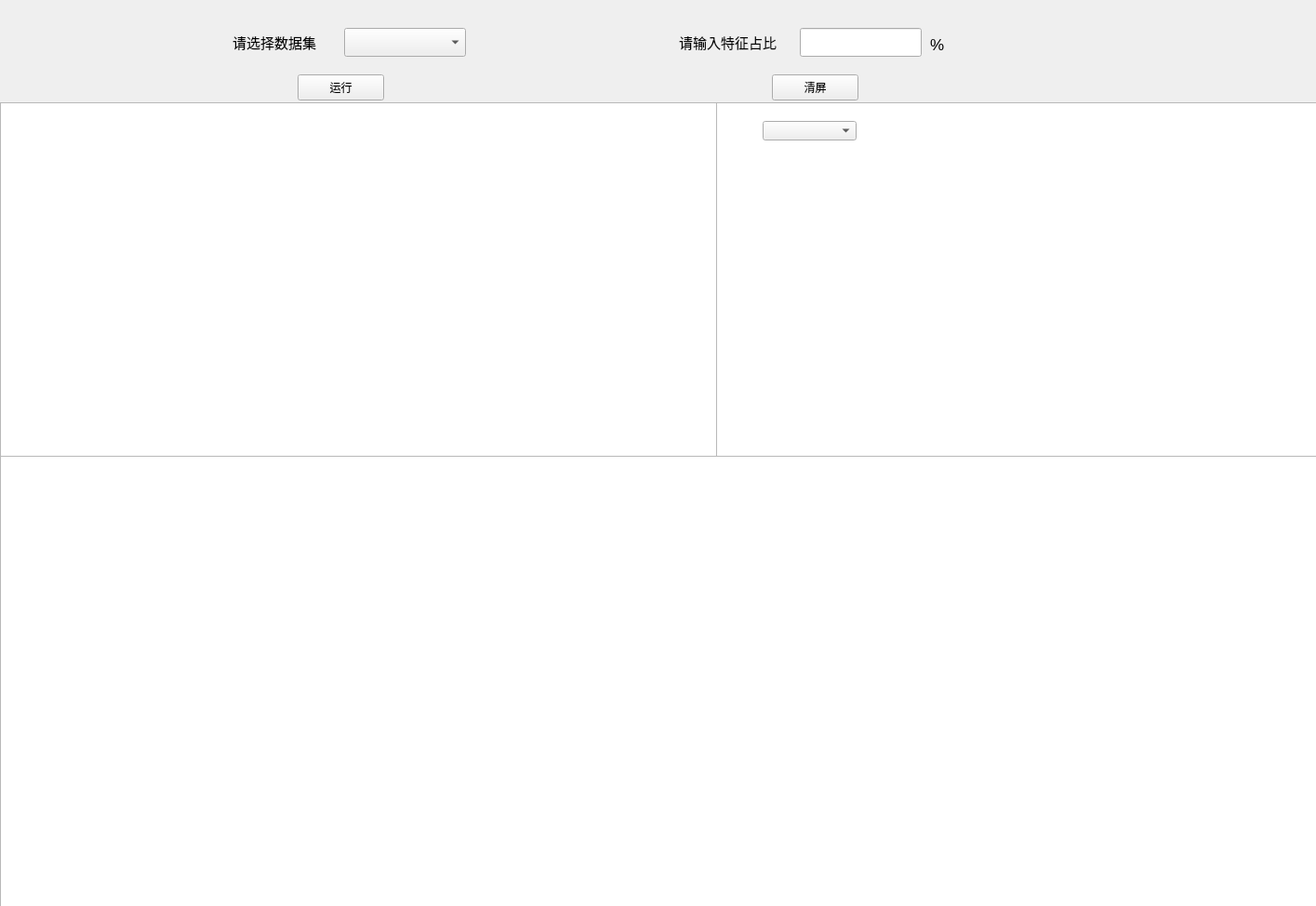
<?xml version="1.0" encoding="UTF-8"?>
<ui version="4.0">
 <class>EFS</class>
 <widget class="QWidget" name="EFS">
  <property name="geometry">
   <rect>
    <x>0</x>
    <y>0</y>
    <width>1415</width>
    <height>974</height>
   </rect>
  </property>
  <property name="windowTitle">
   <string>EFS-GINI</string>
  </property>
  <widget class="QLabel" name="label">
   <property name="geometry">
    <rect>
     <x>250</x>
     <y>30</y>
     <width>111</width>
     <height>31</height>
    </rect>
   </property>
   <property name="font">
    <font>
     <pointsize>11</pointsize>
    </font>
   </property>
   <property name="text">
    <string>请选择数据集</string>
   </property>
  </widget>
  <widget class="QComboBox" name="comboBox">
   <property name="geometry">
    <rect>
     <x>370</x>
     <y>30</y>
     <width>131</width>
     <height>31</height>
    </rect>
   </property>
  </widget>
  <widget class="QLabel" name="label_2">
   <property name="geometry">
    <rect>
     <x>730</x>
     <y>30</y>
     <width>131</width>
     <height>31</height>
    </rect>
   </property>
   <property name="font">
    <font>
     <pointsize>11</pointsize>
    </font>
   </property>
   <property name="text">
    <string>请输入特征占比</string>
   </property>
  </widget>
  <widget class="QLineEdit" name="lineEdit">
   <property name="geometry">
    <rect>
     <x>860</x>
     <y>30</y>
     <width>131</width>
     <height>31</height>
    </rect>
   </property>
  </widget>
  <widget class="QLabel" name="label_3">
   <property name="geometry">
    <rect>
     <x>1000</x>
     <y>40</y>
     <width>72</width>
     <height>15</height>
    </rect>
   </property>
   <property name="font">
    <font>
     <pointsize>13</pointsize>
    </font>
   </property>
   <property name="text">
    <string>%</string>
   </property>
  </widget>
  <widget class="QPushButton" name="pushButton">
   <property name="geometry">
    <rect>
     <x>320</x>
     <y>80</y>
     <width>93</width>
     <height>28</height>
    </rect>
   </property>
   <property name="text">
    <string>运行</string>
   </property>
  </widget>
  <widget class="QGraphicsView" name="graphicsView">
   <property name="geometry">
    <rect>
     <x>0</x>
     <y>490</y>
     <width>1421</width>
     <height>491</height>
    </rect>
   </property>
  </widget>
  <widget class="QTableView" name="tableView">
   <property name="geometry">
    <rect>
     <x>0</x>
     <y>110</y>
     <width>771</width>
     <height>381</height>
    </rect>
   </property>
  </widget>
  <widget class="QPushButton" name="pushButton_2">
   <property name="geometry">
    <rect>
     <x>830</x>
     <y>80</y>
     <width>93</width>
     <height>28</height>
    </rect>
   </property>
   <property name="text">
    <string>清屏</string>
   </property>
  </widget>
  <widget class="QGraphicsView" name="graphicsView_2">
   <property name="geometry">
    <rect>
     <x>770</x>
     <y>110</y>
     <width>651</width>
     <height>381</height>
    </rect>
   </property>
  </widget>
  <widget class="QComboBox" name="comboBox_2">
   <property name="geometry">
    <rect>
     <x>820</x>
     <y>130</y>
     <width>101</width>
     <height>21</height>
    </rect>
   </property>
  </widget>
 </widget>
 <resources/>
 <connections/>
</ui>
